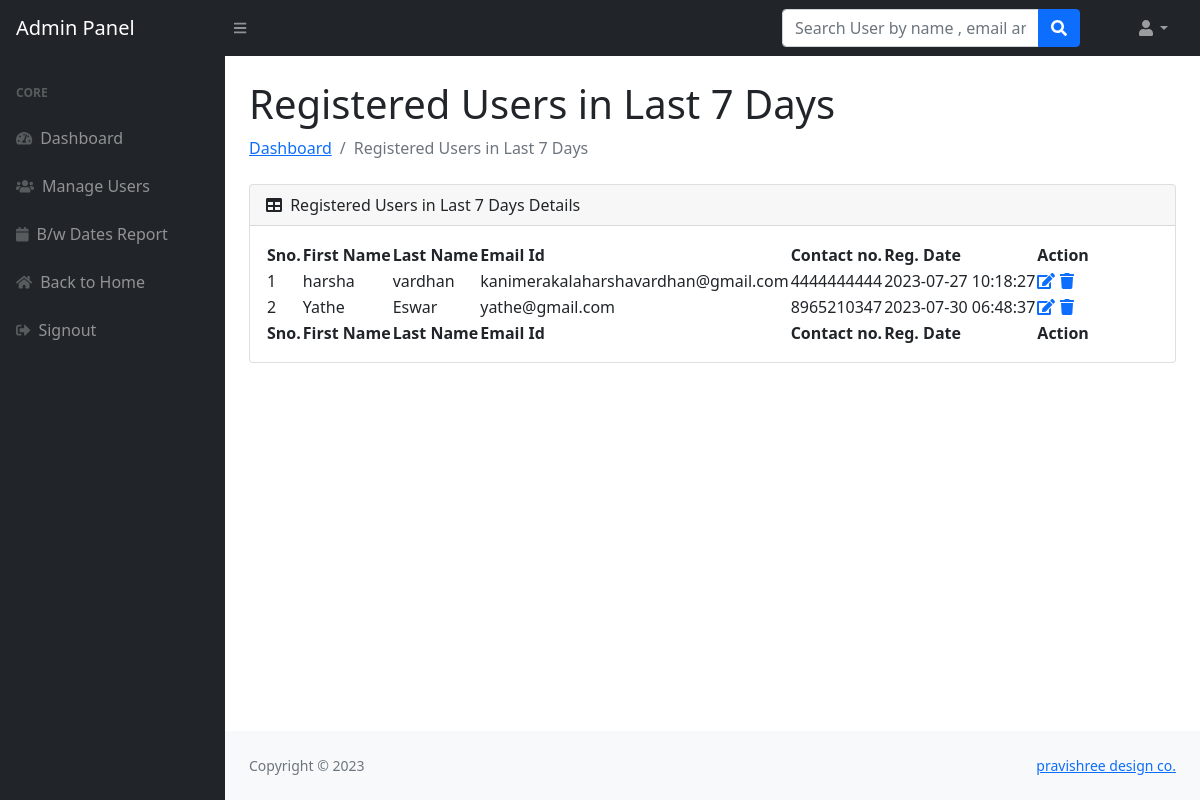
Screenshot of /admin/lastsevendays-reg-users.php (signed in) with the database file from the repository.
### tables this page shows
CREATE TABLE `users` (
  `id` int(11) NOT NULL,
  `fname` varchar(255) DEFAULT NULL,
  `lname` varchar(255) DEFAULT NULL,
  `email` varchar(255) DEFAULT NULL,
  `password` varchar(300) DEFAULT NULL,
  `contactno` varchar(11) DEFAULT NULL,
  `posting_date` timestamp NOT NULL DEFAULT current_timestamp(),
  `user_role` text DEFAULT 'user'
);

### admin/lastsevendays-reg-users.php (the view, shortened to what this page needs)
<?php session_start();
include_once('../includes/config.php');
if (($_SESSION['user_role']=='admin')) {
   ?>
<!DOCTYPE html>
<html lang="en">
    <head>
        <link href="https://cdn.jsdelivr.net/npm/simple-datatables@latest/dist/style.css" rel="stylesheet" />
        <link href="../css/styles.css" rel="stylesheet" />
    </head>
    <body class="sb-nav-fixed">
      <?php include_once('includes/navbar.php');?>
        <div id="layoutSidenav">
            <div id="layoutSidenav_content">
                <main>
                    <div class="container-fluid px-4">
                        <h1 class="mt-4">Registered Users in Last 7 Days </h1>
                        <ol class="breadcrumb mb-4">
                            <li class="breadcrumb-item"><a href="dashboard.php">Dashboard</a></li>
                            <li class="breadcrumb-item active">Registered Users in Last 7 Days </li>
                        </ol>
                        <div class="card mb-4">
                            <div class="card-header">
                                <i class="fas fa-table me-1"></i>
                          Registered Users in Last 7 Days  Details
                            </div>
                            <div class="card-body">
                                <table id="datatablesSimple">
                                    <thead>
                                        <tr>
                                             <th>Sno.</th>
                                  <th>First Name</th>
                                  <th> Last Name</th>
                                  <th> Email Id</th>
                                  <th>Contact no.</th>
                                  <th>Reg. Date</th>
                                  <th>Action</th>
                                        </tr>
                                    </thead>
                                    <tfoot>
                                        <tr>
                                             <th>Sno.</th>
                                  <th>First Name</th>
                                  <th> Last Name</th>
                                  <th> Email Id</th>
                                  <th>Contact no.</th>
                                  <th>Reg. Date</th>
                                  <th>Action</th>
                                        </tr>
                                    </tfoot>
                                    <tbody>
                                              <?php $ret=mysqli_query($con,"select * from users where date(posting_date)>=now() - INTERVAL 7 day");
                              $cnt=1;
                              while($row=mysqli_fetch_array($ret))
                              {?>
                              <tr>
                              <td><?php echo $cnt;?></td>
                                  <td><?php echo $row['fname'];?></td>
                                  <td><?php echo $row['lname'];?></td>
                                  <td><?php echo $row['email'];?></td>
                                  <td><?php echo $row['contactno'];?></td>  <td><?php echo $row['posting_date'];?></td>
                                  <td>
                                     <a href="user-profile.php?uid=<?php echo $row['id'];?>">
                          <i class="fas fa-edit"></i></a>
                                     <a href="manage-users.php?id=<?php echo $row['id'];?>" onClick="return confirm('Do you really want to delete');"><i class="fa fa-trash" aria-hidden="true"></i></a>
                                  </td>
                              </tr>
                              <?php $cnt=$cnt+1; }?>
                                    </tbody>
                                </table>
                            </div>
                        </div>
                    </div>
                </main>
  <?php include('../includes/footer.php');?>
            </div>
        </div>
    </body>
</html>
<?php
    }
    else{
        header('location:logout.php');
    }
?>

### rows the page displays
users: fname "harsha", lname "vardhan", email "kanimerakalaharshavardhan@gmail.com", contactno "4444444444", posting_date "2023-07-27 10:18:27"
users: fname "Yathe", lname "Eswar", email "yathe@gmail.com", contactno "8965210347", posting_date "2023-07-30 06:48:37"
